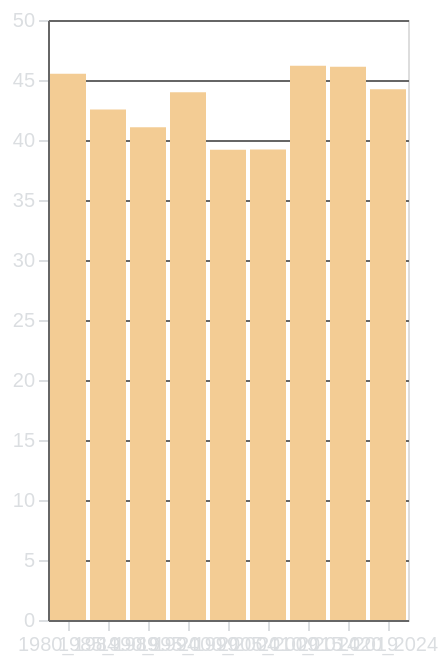

This figure's Vega-Lite source:
### Vega-Lite specification from a JSON file in a GitHub repository (floating-point values rounded to 4 significant figures)
{"$schema": "https://vega.github.io/schema/vega-lite/v5.17.0.json", "config": {"axis": {"domainColor": "#666666", "gridColor": "#666666", "labelColor": "#DBDEE1", "tickColor": "#DBDEE1", "titleColor": "#DBDEE1"}, "background": "transparent", "legend": {"labelColor": "#DBDEE1", "titleColor": "#DBDEE1"}, "title": {"color": "#DBDEE1", "fontSize": 16}}, "data": {"name": "data-a595bf3a36c4e7d29e7188a3097f5d89"}, "datasets": {"data-a595bf3a36c4e7d29e7188a3097f5d89": [{"Average Length": 45.52, "Period": "1980_1984"}, {"Average Length": 42.55, "Period": "1985_1989"}, {"Average Length": 41.05, "Period": "1990_1994"}, {"Average Length": 43.99, "Period": "1995_1999"}, {"Average Length": 39.18, "Period": "2000_2004"}, {"Average Length": 39.22, "Period": "2005_2009"}, {"Average Length": 46.18, "Period": "2010_2014"}, {"Average Length": 46.11, "Period": "2015_2019"}, {"Average Length": 44.24, "Period": "2020_2024"}]}, "encoding": {"color": {"value": "#F3CC94"}, "x": {"axis": {"labelAngle": 0}, "field": "Period", "title": null, "type": "nominal"}, "y": {"field": "Average Length", "title": null, "type": "quantitative"}}, "height": 300, "mark": {"type": "bar"}, "width": "container"}
